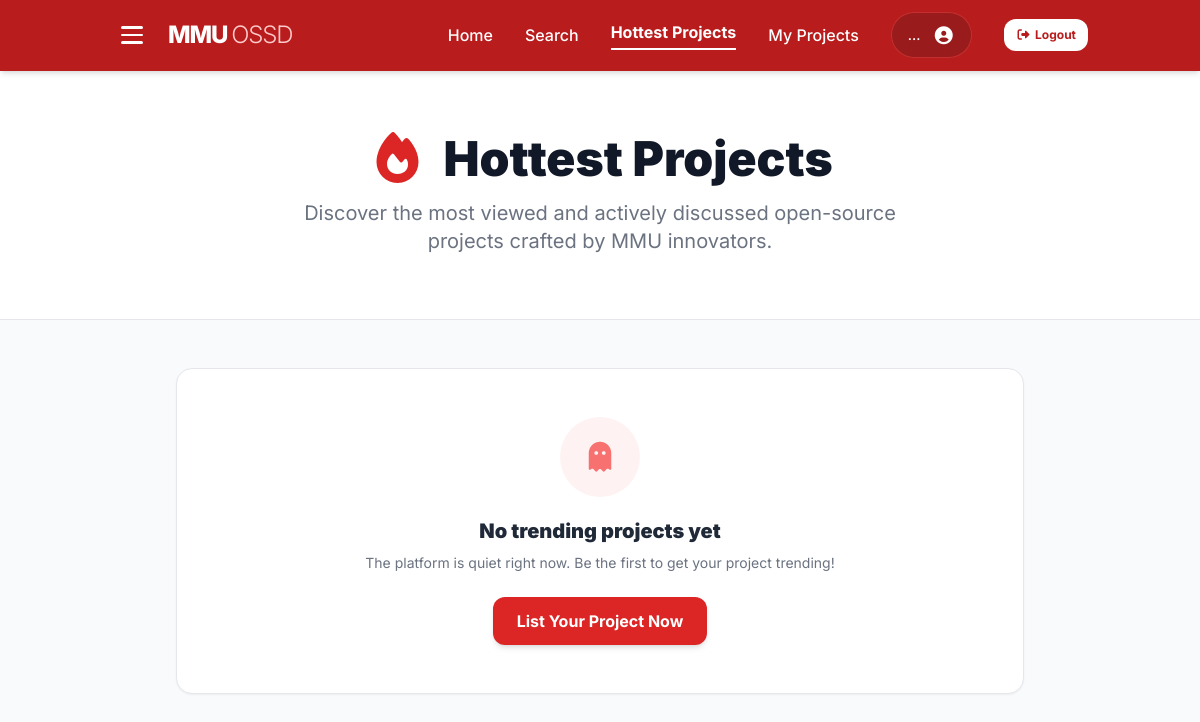
Before: /hottest with the older database file.
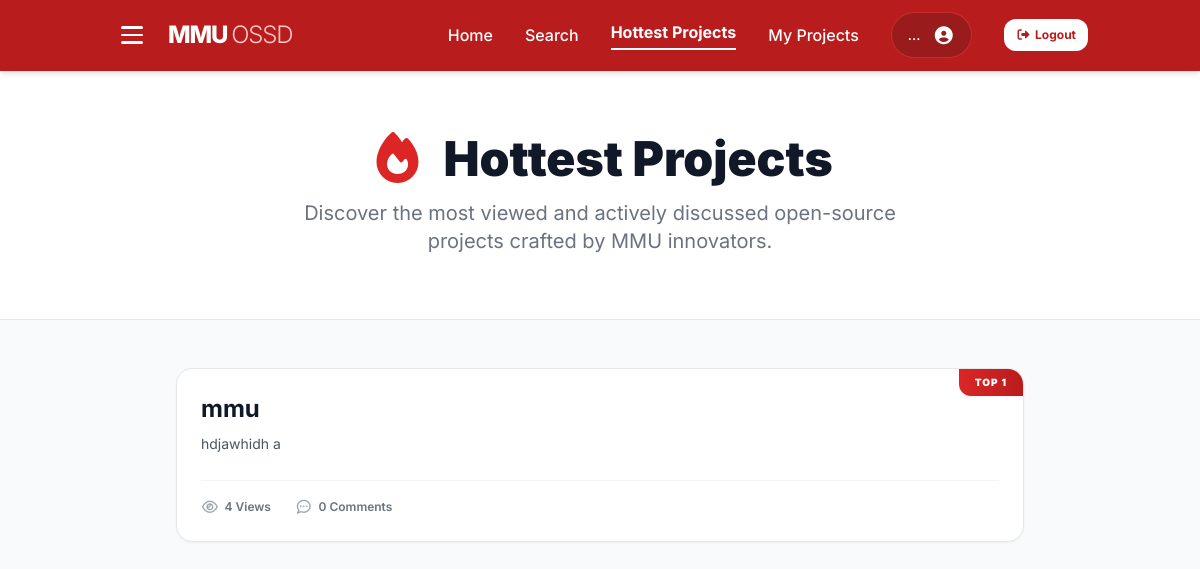
After: the same page with the newer database file.
### website/models.py (models this page shows)
class Project(db.Model):
    __tablename__ = 'projects'
    id = db.Column(db.Integer, primary_key=True, autoincrement=True)
    user_id = db.Column(db.Integer, db.ForeignKey('users.id', ondelete='CASCADE'), nullable=False)
    project_name = db.Column(db.String(255), nullable=False)
    description = db.Column(db.Text, default='')
    status = db.Column(db.String(50), nullable=False, default='Active')
    repo_url = db.Column(db.String(255), default='')
    languages = db.Column(db.String(255), default='')
    roles_needed = db.Column(db.String(255), default='')
    contributors = db.Column(db.String(50), default='1')
    created_at = db.Column(db.DateTime, nullable=False, default=datetime.utcnow)
    views = db.Column(db.Integer, default=0)
    images = db.relationship('ProjectImage', backref='project', lazy=True, cascade='all, delete-orphan')
    suggestions = db.relationship('Suggestion', backref='project', lazy=True, cascade='all, delete-orphan')
    members = db.relationship('ProjectMember', backref='project', lazy='subquery', cascade='all, delete-orphan')
    stars = db.relationship('ProjectStar', backref='project', lazy=True, cascade='all, delete-orphan')

### website/views.py (the view)
@views.route('/hottest')
def hottest_projects():
    trending_projects = Project.query.filter(
        Project.status != 'Archived'
    ).order_by(
        Project.views.desc().nulls_last(),
        Project.created_at.desc()
    ).limit(10).all()
    projects_data = []
    for p in trending_projects:
        comment_count = ProjectComment.query.filter_by(project_id=p.id).count()
        primary_lang = p.languages.split(',')[0].strip() if p.languages else 'N/A'
        projects_data.append({
            'id': p.id,
            'title': p.project_name,
            'description': p.description,
            'language': primary_lang,
            'views': p.views or 0,
            'comments': comment_count
        })
    return render_template("trending.html", projects=projects_data)

### website/templates/Trending.html (shortened to what this page needs)
<!DOCTYPE html>
<html lang="en">
<head>
    <script src="https://cdn.tailwindcss.com"></script>
    <link href="https://cdnjs.cloudflare.com/ajax/libs/font-awesome/7.0.1/css/all.min.css" rel="stylesheet">
</head>
<body class="bg-gray-50 text-gray-900">
<nav class="bg-red-700 text-white shadow-md sticky top-0 z-50">
    <div class="container mx-auto px-6 py-3 flex items-center justify-between">
        <div class="flex items-center gap-4">
            <button id="menu-btn" class="hamburger" aria-label="Toggle menu" aria-expanded="false">
                <span class="bar"></span>
                <span class="bar"></span>
                <span class="bar"></span>
            </button>
            <h1 class="text-2xl font-extrabold tracking-tighter">
                MMU <span class="font-light text-red-200">OSSD</span>
            </h1>
        </div>
        <div class="hidden md:flex space-x-8 items-center font-medium">
            <a href="{{ url_for('views.home') }}" class="hover:text-red-200 transition">Home</a>
            <a href="{{ url_for('views.search') }}" class="hover:text-red-200 transition">Search</a>
            <a href="{{ url_for('views.hottest_projects') }}" class="text-white font-bold border-b-2 border-white pb-1">Hottest Projects</a>
            <a href="{{ url_for('views.my_projects') }}" class="hover:text-red-200 transition">My Projects</a>
            <a href="{{ url_for('views.profile') }}" class="bg-red-800 px-4 py-2 rounded-full flex items-center space-x-3 border border-red-500/50 cursor-pointer hover:bg-red-900 transition">
                <span id="nav-email" class="text-sm">…</span>
                <i class="fas fa-user-circle text-lg"></i>
            </a>
            <button id="logout-btn" class="bg-white text-red-700 hover:bg-red-50 text-xs font-bold px-3 py-2 rounded-xl transition">
                <i class="fas fa-sign-out-alt mr-1"></i>Logout
            </button>
        </div>
    </div>
</nav>
<header class="bg-white border-b py-16">
    <div class="container mx-auto px-6 text-center">
        <h2 class="text-4xl md:text-5xl font-black text-gray-900 leading-tight flex items-center justify-center gap-4">
            <i class="fas fa-fire text-red-600"></i> Hottest Projects
        </h2>
        <p class="text-gray-500 mt-4 text-xl max-w-2xl mx-auto">
            Discover the most viewed and actively discussed open-source projects crafted by MMU innovators.
        </p>
    </div>
</header>
<main class="container mx-auto px-6 py-12 max-w-4xl">
    <div class="space-y-6">
        {% if projects %}
            {% for project in projects %}
            <div class="bg-white border border-gray-200 rounded-2xl p-6 hover:border-red-300 hover:shadow-md transition shadow-sm group relative overflow-hidden">
                {% if loop.index <= 3 %}
                <div class="absolute top-0 right-0 bg-gradient-to-r from-red-600 to-red-700 text-white text-[10px] font-black uppercase tracking-widest px-4 py-1.5 rounded-bl-xl shadow-sm">
                    Top {{ loop.index }}
                </div>
                {% endif %}
                <a href="{{ url_for('views.project_page', project_id=project.id) }}" class="block pr-16">
                    <h3 class="text-xl md:text-2xl font-bold text-gray-900 group-hover:text-red-600 transition truncate">
                        {{ project.title }}
                    </h3>
                    <p class="text-gray-600 mt-2 text-sm leading-relaxed line-clamp-2">
                        {{ project.description if project.description else "No description provided." }}
                    </p>
                </a>
                <div class="flex items-center gap-6 mt-6 pt-4 border-t border-gray-100 flex-wrap">
                    <span class="flex items-center gap-1.5 text-xs font-semibold text-gray-500">
                        <i class="far fa-eye text-gray-400 text-sm"></i> {{ project.views }} Views
                    </span>
                    <span class="flex items-center gap-1.5 text-xs font-semibold text-gray-500">
                        <i class="far fa-comment-dots text-gray-400 text-sm"></i> {{ project.comments }} Comments
                    </span>
                </div>
            </div>
            {% endfor %}
        {% else %}
            <div class="bg-white p-12 rounded-2xl border border-gray-200 shadow-sm text-center">
                <div class="w-20 h-20 bg-red-50 text-red-400 rounded-full flex items-center justify-center mx-auto mb-5 text-3xl">
                    <i class="fas fa-ghost"></i>
                </div>
                <h3 class="text-xl font-black text-gray-800">No trending projects yet</h3>
                <p class="text-gray-500 text-sm mt-2">The platform is quiet right now. Be the first to get your project trending!</p>
                <a href="{{ url_for('views.list_project') }}" class="mt-6 inline-block bg-red-600 text-white font-bold px-6 py-3 rounded-xl hover:bg-red-700 shadow-md transition">
                    List Your Project Now
                </a>
            </div>
        {% endif %}
    </div>
</main>
</body>
</html>

### website/templates/Trending.html (style rules this page uses)
body { font-family: 'Inter', sans-serif; }
.hamburger { display: flex; flex-direction: column; justify-content: center; align-items: center; width: 40px; height: 40px; cursor: pointer; border: none; background: transparent; border-radius: 8px; padding: 6px; gap: 5px; transition: background 0.2s ease; position: relative; }
.hamburger .bar { display: block; width: 22px; height: 2.5px; border-radius: 99px; background: #fff; transition: transform 0.35s cubic-bezier(0.23, 1, 0.32, 1), opacity 0.25s ease, width 0.3s ease; transform-origin: center; }

Changed rows visible on the page:
added Project: title "mmu", description "hdjawhidh a", views "4", comments "0"
Other visible differences:
text no longer shown: "No trending projects yet The platform is quiet right now. Be the first to get your project trending! List Your Project Now"
